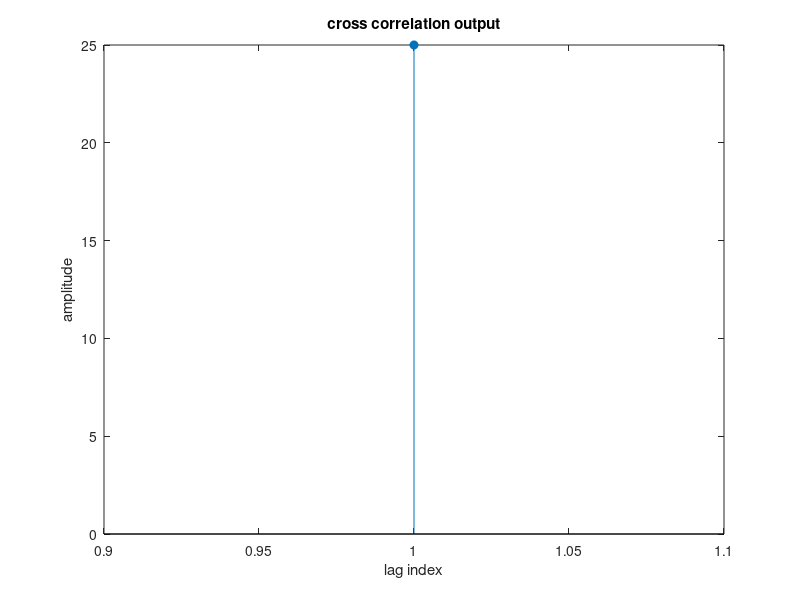

Here is the MATLAB script that generated this plot:
 clc; clear all;
 x=input ('Enter sequence x(n)=');
 y=input ('Enter sequence y(n)=');
 rxy1= conv(x,fliplr(y));
 %rxy2 =xcorr(x,y)
 disp('rxy='); disp(rxy1);
 figure(1);
 stem(rxy1,'filled'); title('cross correlation output');
 xlabel('lag index'); ylabel('amplitude');